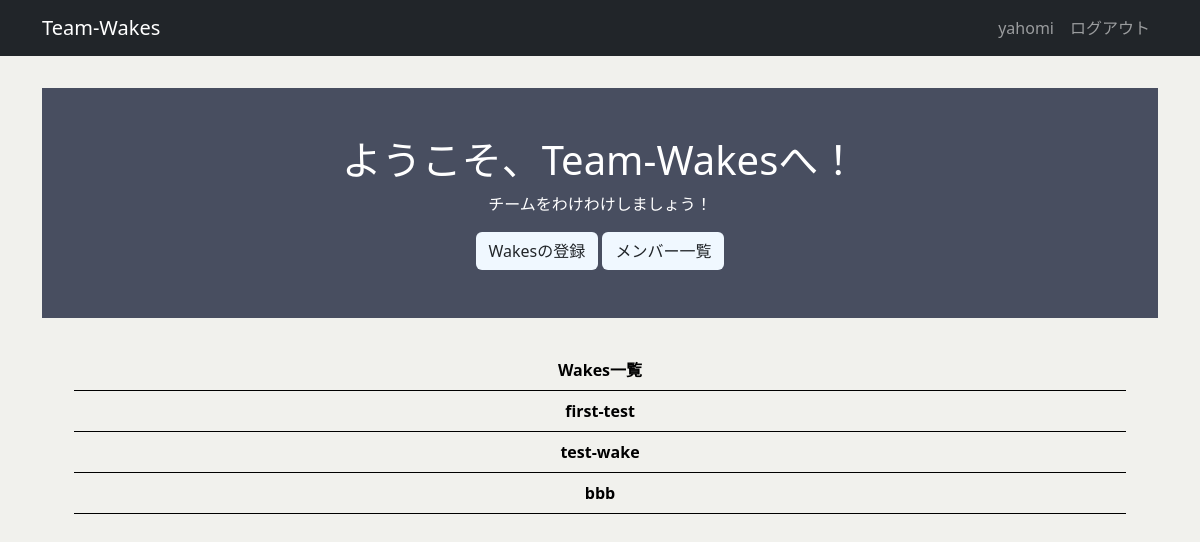
Screenshot of / (signed in) with the database file from the repository.
### wakes/models.py (models this page shows, shortened)
class Wake(models.Model):
    name = models.CharField('Wake名', max_length=50)
    description = models.TextField('説明文', max_length=48, default='', null=False, blank=True)
    member = models.ManyToManyField(Member, related_name='members', related_query_name='member')
    created_by = models.ForeignKey(settings.AUTH_USER_MODEL, verbose_name="作成者", on_delete=models.CASCADE)
    class Meta:
        db_table = 'wakes'

### wakes/views.py (the view)
# urls.py: path('', top, name='top'),
def top(request):
    wakes = Wake.objects.all().order_by('-id')
    context = {
        'wakes': wakes,
    }
    return render(request, 'wakes/top.html', context)

### templates/wakes/top.html
{% extends 'base.html' %}
{% load static %}
{% block main %}
  <div class="welcome">
    <h1 class="title">ようこそ、Team-Wakesへ！</h1>
    <p class="subtitle">チームをわけわけしましょう！</p>
    {% if user.is_authenticated %}
      <div class="function-bar">
        <a class="btn btn-color" href="{% url 'wake_new' %}">Wakesの登録</a>
        <a class="btn btn-color" href="{% url 'member' %}">メンバー一覧</a>
      </div>
    {% else %}
      <a class="btn btn-color" href="{% url 'login' %}">ログイン</a>
    {% endif %}
  </div>
  {% if user.is_authenticated %}
    {% if wakes %}
      <ul class="wakes-list">
        <li class="wakes-header">Wakes一覧</li>
        {% for wake in wakes %}
          {% if wake.created_by.id == user.id %}
            <li>
              <a href="{% url 'wake_detail' wake.id %}" class="wake">
                {{ wake.name }}
              </a>
            </li>
          {% endif %}
        {% endfor %}
      </ul>
    {% else %}
      <p class="message">Wakeはまだありません.</p>
    {% endif %}
  {% else %}
    <div class="welcome">
      <a class="btn btn-color" href="{% url 'wake_classic' %}">簡易版を利用する</a>
    </div>
  {% endif %}
{% endblock main %}

### templates/base.html (shortened to what this page needs)
{% load static %}
{% load django_bootstrap5 %}
<!DOCTYPE html>
<html lang="ja">
  <head>
    {% bootstrap_css %}
    <link rel="stylesheet" href="{% static 'wakes/css/style.css' %}">
  </head>
  <body>
    <nav class="navbar navbar-expand flex-md-row navbar-dark bg-dark">
      <div class="container justify-content-between">
        <a class="navbar-brand" href="/">Team-Wakes</a>
        <ul class="navbar-nav mr-md-2">
          {% if user.is_authenticated %}
            <li class="nav-item">
              <a class="nav-link">{{ user.username }}</a>
              <a class="nav-link" href="{% url 'logout' %}">ログアウト</a>
            </li>
          {% endif %}
        </ul>
      </div>
    </nav>
    <main>
      <div class="container">
        {% block main %}{% endblock main %}
      </div>
    </main>
  </body>
</html>

### static/wakes/css/style.css (style rules this page uses)
body { background-color: rgb(241, 241, 237); }
main { padding: 2rem 0; }
a { display: block; text-decoration: none; color: rgb(241, 241, 237); }
.welcome { color: white; padding: 3rem 0; margin-bottom: 2rem; background-color: #484e60; align-items: center; display: flex; flex-direction: column; }
.wakes-list > li { border-bottom: 1px solid black; color: rgb(0, 0, 0); font-weight: bold; list-style: none; text-align: center; width: auto; line-height: 40px; margin-right: 32px; }
.wake { display: block; text-decoration: none; color: black; }
.wakes-header { border-bottom: 1px solid black; }
.btn-color { background-color: aliceblue; }
.nav-item { display: flex; }

### rows the page displays
Wake: name "first-test"
Wake: name "test-wake"
Wake: name "bbb"

### other values shown
{{ user.username }} "yahomi"
